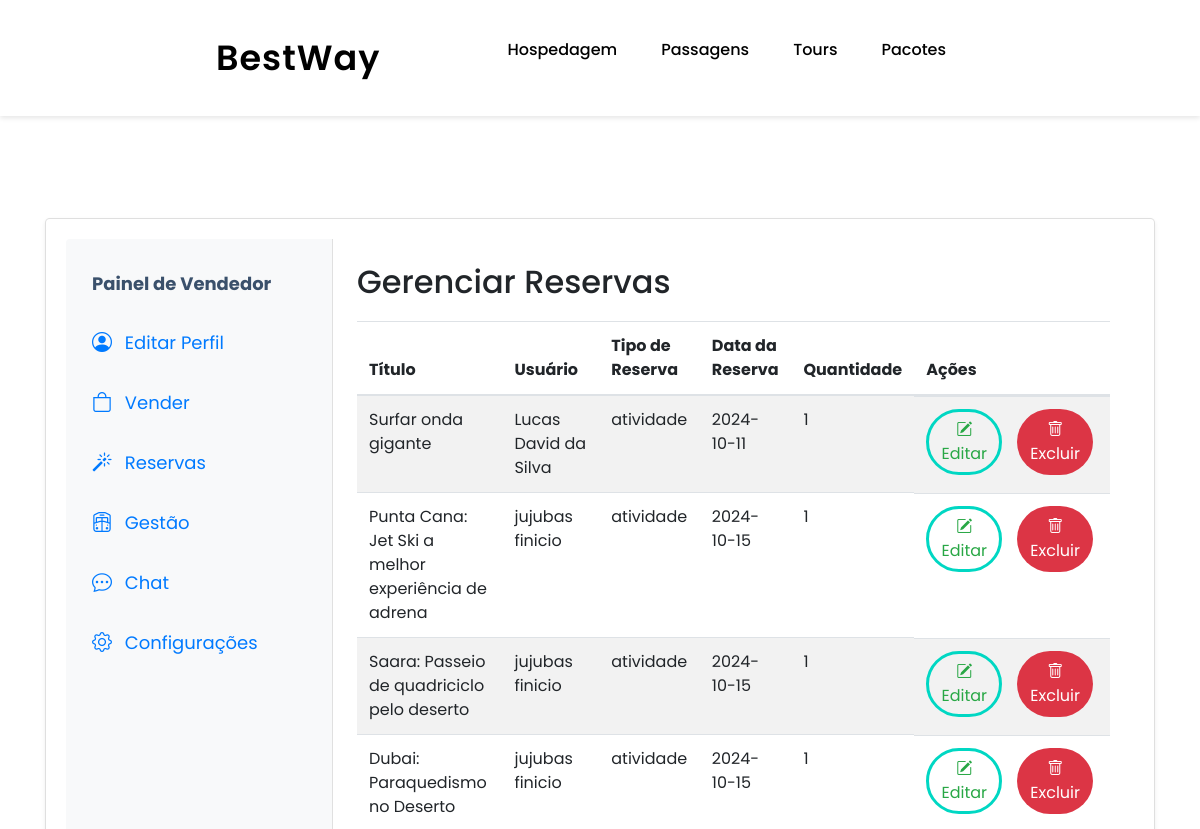
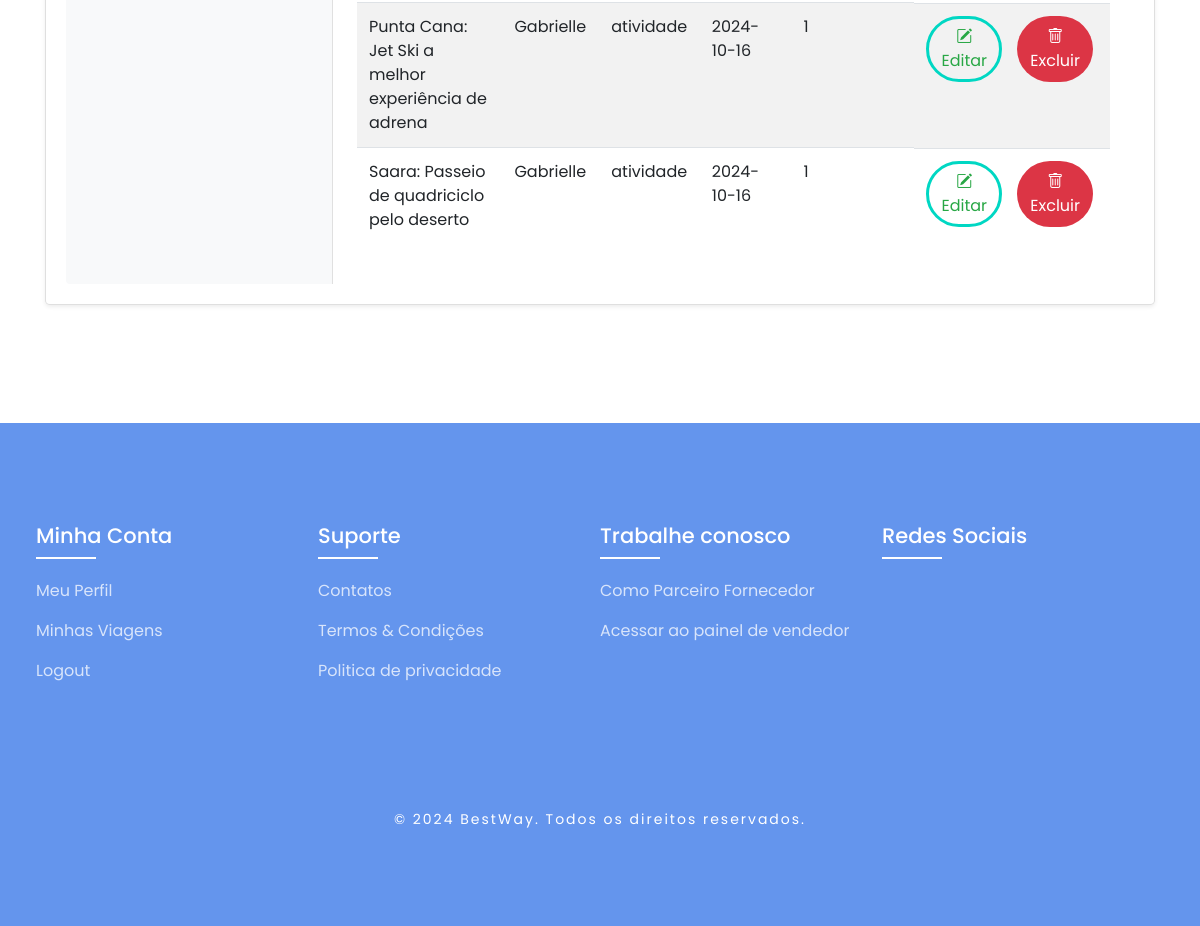
/public/vendedor/gerenciar_reservas.php (signed in), run on the app's committed database (2 pictures, top to bottom).
### tables this page shows
CREATE TABLE `t_reservas` (
  `id` int(11) NOT NULL,
  `item_id` int(11) NOT NULL,
  `user_id` int(11) NOT NULL,
  `tipo_reserva` enum('atividade','voo','hospedagem','pacote') NOT NULL,
  `data_reserva` date NOT NULL,
  `quantidade` int(11) NOT NULL
);

CREATE TABLE `t_user` (
  `id` int(11) NOT NULL,
  `nick` varchar(20) NOT NULL,
  `nome` varchar(100) NOT NULL,
  `email` varchar(50) NOT NULL,
  `nome_marca` varchar(150) NOT NULL DEFAULT '',
  `biografia` text DEFAULT NULL,
  `data_nasc` varchar(10) DEFAULT NULL,
  `pass` varchar(255) NOT NULL,
  `foto` varchar(50) DEFAULT NULL,
  `tipo_user` int(11) NOT NULL DEFAULT 0,
  `notificacoes_ofertas` tinyint(1) NOT NULL DEFAULT 1
);

### public/vendedor/gerenciar_reservas.php (the view, shortened to what this page needs)
<?php
include '../../config/liga_bd.php';
$vendedor_id = $_SESSION['id'];
$sql = "SELECT r.id, r.item_id, r.tipo_reserva, r.data_reserva, r.quantidade, u.nome AS user_nome,
        CASE
            WHEN r.tipo_reserva = 'atividade' THEN (SELECT titulo FROM t_artigo WHERE id = r.item_id)
            WHEN r.tipo_reserva = 'hospedagem' THEN (SELECT nome FROM t_hospedagem WHERE id = r.item_id)
        END AS titulo
        FROM t_reservas r
        JOIN t_user u ON r.user_id = u.id
        WHERE r.tipo_reserva = 'atividade' AND r.item_id IN (SELECT id FROM t_artigo WHERE id_user = ?)";
$stmt = $ligacao->prepare($sql);
$stmt->bind_param("i", $vendedor_id);
$stmt->execute();
$result = $stmt->get_result();
?>
<!DOCTYPE html>
<html lang="pt">
<head>
    <link rel="stylesheet" href="../../assets/css/style.css">
    <link rel="stylesheet" href="../assets/css/styleperfil.css">
    <link href="https://cdn.jsdelivr.net/npm/bootstrap-icons/font/bootstrap-icons.css" rel="stylesheet">
    <link href="https://cdn.jsdelivr.net/npm/bootstrap@4.5.0/dist/css/bootstrap.min.css" rel="stylesheet">
</head>
<body>
    <header>
        <a href="../../index.html" style="font-size: 35px; font-weight: 600; letter-spacing: 1px; color: black;">BestWay</a>
        <ul class="navbar">
            <li><a href="#home" style="color: black;">Hospedagem</a></li>
            <li><a href="#package" style="color: black;">Passagens</a></li>
            <li><a href="#destination" style="color: black;">Tours</a></li>
            <li><a href="#contact" style="color: black;">Pacotes</a></li>
        </ul>
    </header>
    <br><br><br><br><br><br><br>
    <div class="container light-style flex-grow-1 container-p-y">
        <div class="card shadow-sm rounded-lg">
            <div class="row no-gutters">
                <div class="col-md-3 p-3 bg-light rounded-left menu-container">
                    <nav class="menu">
                        <a class="menu-item" style="color: #3A506B"><strong>Painel de Vendedor</strong></a>
                        <a class="menu-item" href="admin.php" onclick="showContent('profile');"><i class="bi bi-person-circle"></i> Editar Perfil</a>
                        <a class="menu-item" href="vender_opcoes.php"><i class="bi bi-bag"></i> Vender</a>
                        <a class="menu-item" href="gerenciar_reservas.php"><i class="bi bi-magic"></i> Reservas</a>
                        <a class="menu-item" href="gestao_opcoes.php"><i class="bi bi-train-freight-front"></i> Gestão</a>
                        <a class="menu-item" href="chat.php"><i class="bi bi-chat-dots"></i> Chat</a>
                        <a class="menu-item" href="configuracoes2.php"><i class="bi bi-gear"></i> Configurações</a>
                    </nav>
                </div>
                <div class="col-md-9 p-4">
                    <h2>Gerenciar Reservas</h2>
                    <table class="table table-striped">
                        <thead>
                            <tr>
                                <th>Título</th>
                                <th>Usuário</th>
                                <th>Tipo de Reserva</th>
                                <th>Data da Reserva</th>
                                <th>Quantidade</th>
                                <th>Ações</th>
                            </tr>
                        </thead>
                        <tbody>
                            <?php while ($row = $result->fetch_assoc()): ?>
                            <tr>
                                <td><?php echo htmlspecialchars($row['titulo']); ?></td>
                                <td><?php echo htmlspecialchars($row['user_nome']); ?></td>
                                <td><?php echo htmlspecialchars($row['tipo_reserva']); ?></td>
                                <td><?php echo htmlspecialchars($row['data_reserva']); ?></td>
                                <td><?php echo htmlspecialchars($row['quantidade']); ?></td>
                            <td class="action-btns">
                                <button type="button" class="btn btn-edit" data-toggle="modal" data-target="#editModal" data-reserva-id="<?php echo $row['id']; ?>">
                                        <i class="bi bi-pencil-square"></i> Editar
                                    </button>
                                    <button type="button" class="btn btn-delete" data-toggle="modal" data-target="#confirmDeleteModal" data-reserva-id="<?php echo $row['id']; ?>">
                                        <i class="bi bi-trash"></i> Excluir
                                    </button>
                                </td>
                            </tr>
                            <?php endwhile; ?>
                        </tbody>
                    </table>
                </div>
            </div>
        </div>
    </div>
    <br><br>
    <?php include '../../views/partials/footer.php' ?>
</body>
</html>

### assets/css/style.css (style rules this page uses)
* { padding: 0; margin: 0; box-sizing: border-box; font-family: "Poppins", sans-serif; text-decoration: none; list-style: none; scroll-behavior: smooth; }
:root { --bg-color: #fff; --text-color: #221314; --second-color: #4169e1; --main-color: #6495ed; --big-font: 6rem; --h2-font: 3rem; --p-font: 1.1rem; }
body { background: var(--bg-color); color: var(--text-color); }
header { position: fixed; top: 0; right: 0; width: 100%; z-index: 100; display: flex; align-items: center; justify-content: space-between; background: transparent; padding: 30px 18%; transition: ease 0.4s; }
.btn { background: var(--main-color); color: white; padding: 12px 20px; border-radius: 5px; cursor: pointer; }
.navbar { display: flex; }
.navbar a { color: var(--bg-color); font-size: var(--p-font); font-weight: 500; padding: 10px 22px; border-radius: 4px; transition: ease 0.4s; }
body { font-family: Arial, sans-serif; margin: 0; padding: 0; background-color: #f4f4f4; }
@media (max-width: 1400px) { header { padding: 17px 3%; transition: 0.2s; } }
@media (max-width: 1400px) { :root { --big-font: 4.5rem; --h2-font: 2.3rem; --p-font: 1rem; transition: 0.2s; } }

### assets/css/styleperfil.css (style rules this page uses)
body { background-image: url('images/fundo.png'); background-size: cover; background-position: center; font-family: 'San Francisco', 'Helvetica Neue', Arial, sans-serif; margin-top: 30px; color: #333; }
.container { max-width: 300px; margin: 30px auto; padding: 20px; }
.card { background: #ffffff; box-shadow: 0 1px 3px rgba(0, 0, 0, 0.1); padding: 20px; margin-bottom: 20px; }
.btn { background: #007aff; color: #ffffff; padding: 10px 20px; border-radius: 50px; font-size: 14px; transition: background-color 0.3s ease, transform 0.3s ease; }
.card, .btn { border-radius: 12px; }

### public/vendedor/gerenciar_reservas.php (style rules this page uses)
body { font-family: 'Poppins', sans-serif; }
header { position: fixed; top: 0; right: 0; width: 100%; z-index: 100; display: flex; align-items: center; justify-content: space-between; padding: 30px 18%; background-color: white; box-shadow: 0 2px 5px rgba(0, 0, 0, 0.1); }
.menu-container { background-color: #f8f9fa; border-right: 1px solid #e0e0e0; }
.menu { display: flex; flex-direction: column; }
.menu-item { color: #007AFF; padding: 10px; margin: 5px 0; text-decoration: none; font-size: 18px; border-radius: 10px; transition: background-color 0.3s ease, transform 0.2s ease-in-out; }
.menu-item i { margin-right: 8px; font-size: 20px; }
.card { border-radius: 15px; overflow: hidden; }
.table { margin-top: 20px; }
.btn-edit { background-color: transparent; color: #28a745; border-radius: 50px; margin-right: 5px; background-color: transparent; border: 3px solid #00d7c3; }
.btn-delete { background-color: #dc3545; color: white; border-radius: 50px; margin-right: 5px; }
.action-btns { display: flex; gap: 10px; }

### data on the page
t_reservas: titulo "Surfar onda gigante", user.nome "Lucas David da Silva", tipo_reserva "atividade", data_reserva "2024-10-11", quantidade "1"
t_reservas: titulo "Punta Cana: Jet Ski a melhor experiência de adrena", user.nome "jujubas finicio", tipo_reserva "atividade", data_reserva "2024-10-15", quantidade "1"
t_reservas: titulo "Saara: Passeio de quadriciclo pelo deserto", user.nome "jujubas finicio", tipo_reserva "atividade", data_reserva "2024-10-15", quantidade "1"
t_reservas: titulo "Dubai: Paraquedismo no Deserto", user.nome "jujubas finicio", tipo_reserva "atividade", data_reserva "2024-10-15", quantidade "1"
t_reservas: titulo "Punta Cana: Jet Ski a melhor experiência de adrena", user.nome "Gabrielle", tipo_reserva "atividade", data_reserva "2024-10-16", quantidade "1"
t_reservas: titulo "Saara: Passeio de quadriciclo pelo deserto", user.nome "Gabrielle", tipo_reserva "atividade", data_reserva "2024-10-16", quantidade "1"
